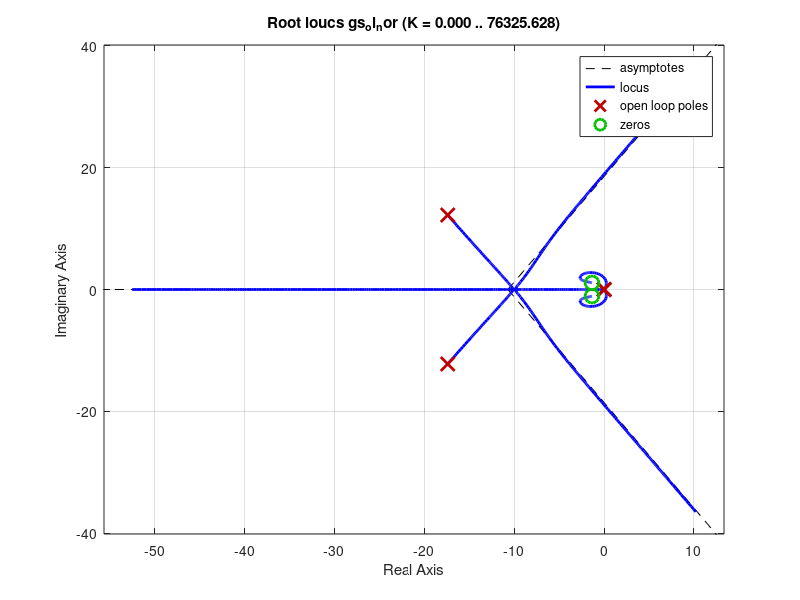
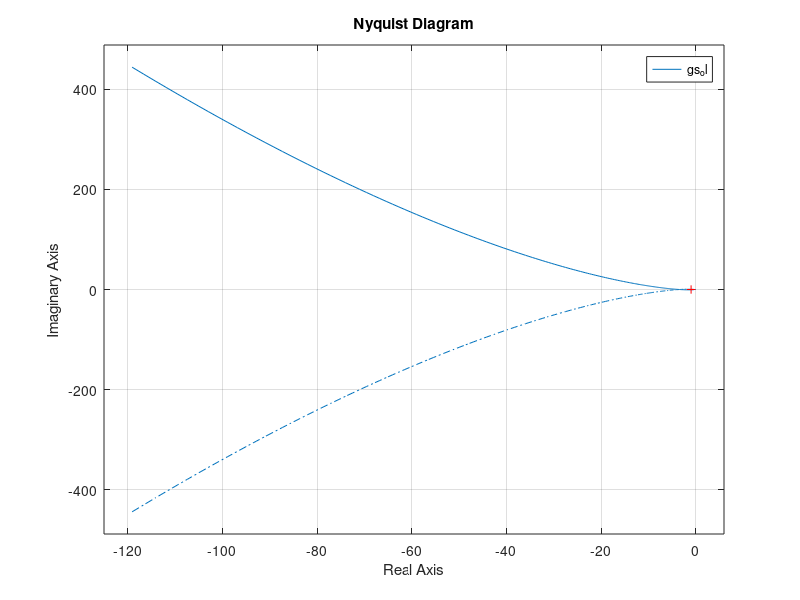
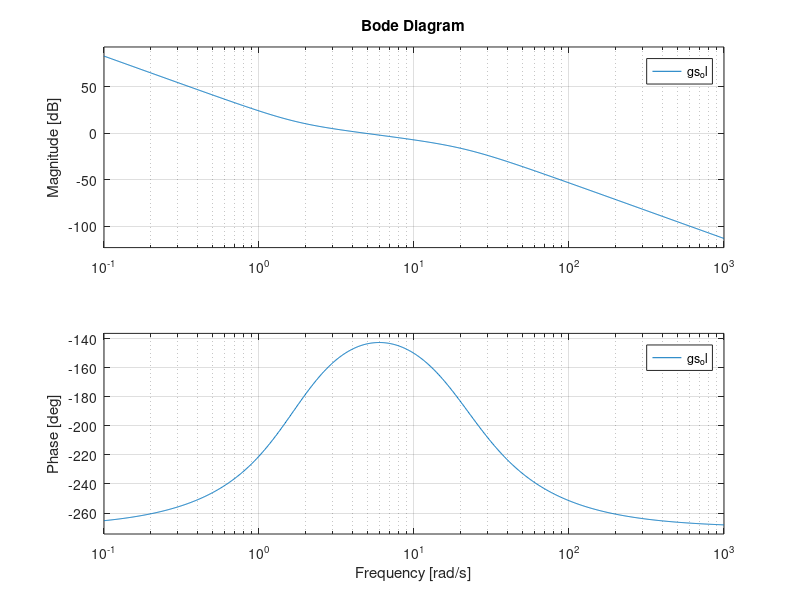
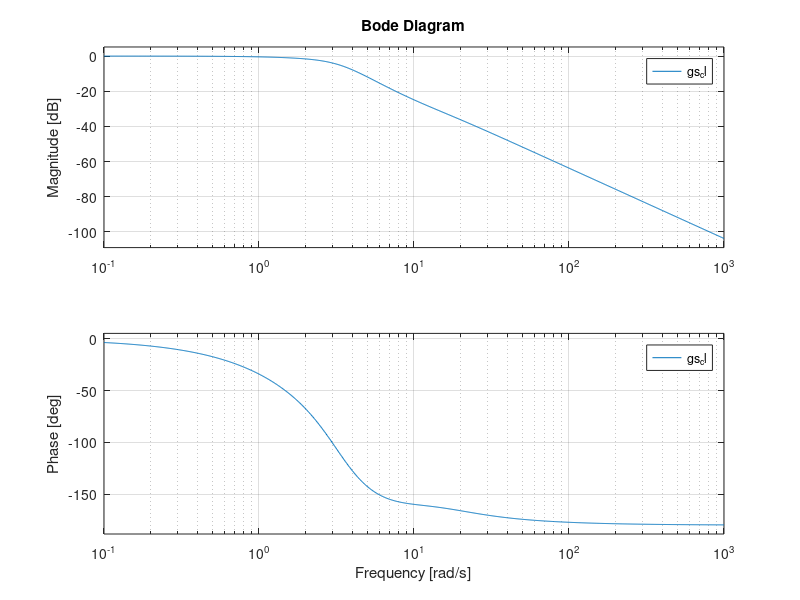

Source code (MATLAB) for these figures, in order: (Note: this script raises an error after producing the figures.)
clc
clear all
close all

% Adjustable parameters
beta_01_y = 30;     
beta_02_y = 300;     
beta_03_y = 1000;   
b_0_y = 0.04;  % Compensation factor determining the compensation strength
beta_1_y = 200;   
beta_2_y = 120;   

beta_01_p = 30;     
beta_02_p = 300;     
beta_03_p = 1000;   
b_0_p = 0.4;  % Compensation factor determining the compensation strength
beta_1_p = 200;   
beta_2_p = 120;   

beta_01_r = 30;     
beta_02_r = 300;     
beta_03_r = 1000;   
b_0_r = 0.4;  % Compensation factor determining the compensation strength
beta_1_r = 200;   
beta_2_r = 120;   

%% Quadrotor Dynamics Modeling

% Quadrotor parameters
k_tn = 0.0036;
k_tc = -0.0036;
k_f = 0.1188;
J_y = 0.1104;
J_p = 0.0552;
J_r = 0.0552;
l = 0.197;

% State-space matrices
A = [0,0,0,1,0,0;0,0,0,0,1,0;0,0,0,0,0,1;0,0,0,0,0,0;0,0,0,0,0,0;0,0,0,0,0,0];

B = [0,0,0,0;0,0,0,0;0,0,0,0;k_tc/J_y,k_tc/J_y,k_tn/J_y,k_tn/J_y;l*k_f/J_p,-l*k_f/J_p,0,0;0,0,l*k_f/J_r,-l*k_f/J_r];

C = [1,0,0,0,0,0;0,1,0,0,0,0;0,0,1,0,0,0];

D = [0,0,0,0;0,0,0,0;0,0,0,0];

sys = ss(A, B, C, D); % State-space model

gs = tf(sys); % Transfer function representation

% Yaw channel parameters
beta_01 = 30; 
beta_02 = 300;    
beta_03 = 1000; 
b_0 = 0.04;  
beta_1 = 200;  
beta_2 = 120;   
fp = 1e3;

% C1(s)
gs_c1 = tf([b_0*beta_1, b_0*beta_01*beta_1, b_0*beta_1*beta_02, b_0*beta_1*beta_03], [(beta_03 + b_0*beta_01*beta_1 + b_0*beta_02*beta_2), (b_0*beta_1*beta_02 + b_0*beta_2*beta_03), b_0*beta_1*beta_03]);

% C2(s)
gs_c2 = tf([(beta_03 + b_0*beta_01*beta_1 + b_0*beta_02*beta_2), (b_0*beta_1*beta_02 + b_0*beta_2*beta_03), b_0*beta_1*beta_03], [b_0, (beta_2*b_0^2 + beta_01*b_0), (b_0*beta_02 + b_0^2*beta_1 + b_0^2*beta_01*beta_2), 0]);

% C11(s)
gs_c11 = tf([b_0*beta_1*fp, b_0*beta_01*beta_1*fp, b_0*beta_1*beta_02*fp, b_0*beta_1*beta_03*fp], [beta_03 + b_0*beta_01*beta_1 + b_0*beta_02*beta_2, beta_03*fp + b_0*beta_1*beta_02 + b_0*beta_2*beta_03 + b_0*beta_01*beta_1*fp + b_0*beta_02*beta_2*fp, b_0*beta_1*beta_03 + b_0*beta_1*beta_02*fp + b_0*beta_2*beta_03*fp, b_0*beta_1*beta_03*fp]);

gs_g = tf(0.03261, [1 0 0]); % G(s)

% Open-loop transfer function Gol(s)
gs_ol = tf([3261*beta_03 + 3261*b_0*beta_01*beta_1 + 3261*b_0*beta_02*beta_2, 3261*b_0*beta_1*beta_02 + 3261*b_0*beta_2*beta_03, 3261*b_0*beta_1*beta_03], [100000*b_0, 100000*beta_2*b_0^2 + 100000*beta_01*b_0, 100000*b_0*beta_02 + 100000*b_0^2*beta_1 + 100000*b_0^2*beta_01*beta_2, 0, 0, 0]);
K_star = 87.39 / 0.04; % Open-loop root locus gain
gs_ol_nor = tf([1, 2.687, 2.985], [1, 34.8, 452, 0, 0, 0]); % gs_ol = K_star * gs_ol_nor

[Wn, Zeta, Pole] = damp(gs_ol); % Natural frequency, damping ratio, and poles of the open-loop transfer function
Zero = zero(gs_ol); % Zeros of the open-loop transfer function

% Closed-loop transfer function Gcl(s)
gs_cl = tf([3261*b_0*beta_1, 3261*b_0*beta_01*beta_1, 3261*b_0*beta_1*beta_02, 3261*b_0*beta_1*beta_03], [100000*b_0, 100000*beta_2*b_0^2 + 100000*beta_01*b_0, 100000*b_0*beta_02 + 100000*b_0^2*beta_1 + 100000*b_0^2*beta_01*beta_2, 3261*beta_03 + 3261*b_0*beta_01*beta_1 + 3261*b_0*beta_02*beta_2, 3261*b_0*beta_1*beta_02 + 3261*b_0*beta_2*beta_03, 3261*b_0*beta_1*beta_03]);

%% Root Locus Analysis
figure('Name','Root Locus')
rlocus(gs_ol_nor);

%% Stability Margins

% Nyquist plot
figure('Name','Nyquist Plot')
nyquist(gs_ol);

% Bode plot
figure('Name','Bode Plot')
bode(gs_ol);

figure('Name','Bode Plot of the Closed Loop System') % Bode plot of the closed loop system
bode(gs_cl);

% Gain and phase margins
S = allmargin(gs_ol);
Gm = S.GainMargin;
Pm = S.PhaseMargin;
Gm_1_dB = 20*log10(Gm(1));
Gm_2_dB = 20*log10(Gm(2));

[Gm1,Pm1,Wgm,Wpm] = margin(gs_ol);

%% Handling Quality Analysis

%% Time-Domain Characteristics

[Wn1, Zeta1, Pole1] = damp(gs_cl); % Natural frequency, damping ratio, and poles of the closed-loop transfer function
Zero1 = zero(gs_cl); % Zeros of the closed-loop transfer function

T = 1 / Wn1(1); % Time constant of the first-order system
omega_n = Wn1(3); % Natural frequency of the underdamped system
zeta = Zeta1(3); % Damping ratio of the underdamped system

% Rise time
tr_1 = 2.2 * T;
tr_2 = (pi - acos(zeta))/(omega_n * sqrt(1 - zeta ^2));

% Peak time
tp_2 = pi / (omega_n * sqrt(1 - zeta ^2));

% Overshoot
sigma_2 = exp(-pi*zeta/sqrt(1-zeta^2)); 

% Settling time
ts_1 = 3 * T;
ts_2 = 3.5/(zeta * omega_n);